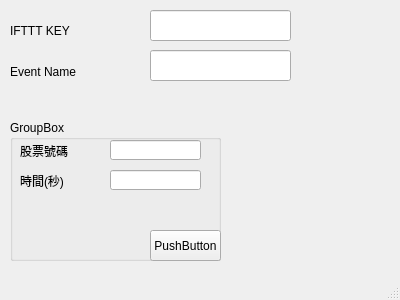
<?xml version="1.0" encoding="UTF-8"?>
<ui version="4.0">
 <class>MainWindow</class>
 <widget class="QMainWindow" name="MainWindow">
  <property name="windowModality">
   <enum>Qt::WindowModal</enum>
  </property>
  <property name="geometry">
   <rect>
    <x>0</x>
    <y>0</y>
    <width>400</width>
    <height>300</height>
   </rect>
  </property>
  <property name="windowTitle">
   <string>MainWindow</string>
  </property>
  <widget class="QWidget" name="centralwidget">
   <widget class="QGroupBox" name="groupBox">
    <property name="geometry">
     <rect>
      <x>10</x>
      <y>120</y>
      <width>211</width>
      <height>141</height>
     </rect>
    </property>
    <property name="title">
     <string>GroupBox</string>
    </property>
    <widget class="QPushButton" name="pushButton">
     <property name="geometry">
      <rect>
       <x>140</x>
       <y>110</y>
       <width>71</width>
       <height>31</height>
      </rect>
     </property>
     <property name="text">
      <string>PushButton</string>
     </property>
    </widget>
    <widget class="QLineEdit" name="lineEdit">
     <property name="geometry">
      <rect>
       <x>100</x>
       <y>20</y>
       <width>91</width>
       <height>20</height>
      </rect>
     </property>
    </widget>
    <widget class="QLabel" name="label_2">
     <property name="geometry">
      <rect>
       <x>10</x>
       <y>50</y>
       <width>71</width>
       <height>21</height>
      </rect>
     </property>
     <property name="text">
      <string>時間(秒)</string>
     </property>
    </widget>
    <widget class="QLineEdit" name="lineEdit_2">
     <property name="geometry">
      <rect>
       <x>100</x>
       <y>50</y>
       <width>91</width>
       <height>20</height>
      </rect>
     </property>
    </widget>
    <widget class="QLabel" name="label">
     <property name="geometry">
      <rect>
       <x>10</x>
       <y>15</y>
       <width>71</width>
       <height>31</height>
      </rect>
     </property>
     <property name="text">
      <string>股票號碼</string>
     </property>
    </widget>
   </widget>
   <widget class="QLabel" name="label_3">
    <property name="geometry">
     <rect>
      <x>10</x>
      <y>20</y>
      <width>121</width>
      <height>21</height>
     </rect>
    </property>
    <property name="text">
     <string>IFTTT KEY</string>
    </property>
   </widget>
   <widget class="QLineEdit" name="lineEdit_3">
    <property name="geometry">
     <rect>
      <x>150</x>
      <y>10</y>
      <width>141</width>
      <height>31</height>
     </rect>
    </property>
   </widget>
   <widget class="QLabel" name="label_4">
    <property name="geometry">
     <rect>
      <x>10</x>
      <y>61</y>
      <width>121</width>
      <height>21</height>
     </rect>
    </property>
    <property name="text">
     <string>Event Name</string>
    </property>
   </widget>
   <widget class="QLineEdit" name="lineEdit_4">
    <property name="geometry">
     <rect>
      <x>150</x>
      <y>50</y>
      <width>141</width>
      <height>31</height>
     </rect>
    </property>
   </widget>
  </widget>
  <widget class="QMenuBar" name="menubar">
   <property name="geometry">
    <rect>
     <x>0</x>
     <y>0</y>
     <width>400</width>
     <height>15</height>
    </rect>
   </property>
  </widget>
  <widget class="QStatusBar" name="statusbar"/>
 </widget>
 <tabstops>
  <tabstop>lineEdit_3</tabstop>
  <tabstop>lineEdit_4</tabstop>
  <tabstop>lineEdit</tabstop>
  <tabstop>lineEdit_2</tabstop>
  <tabstop>pushButton</tabstop>
 </tabstops>
 <resources/>
 <connections/>
</ui>
